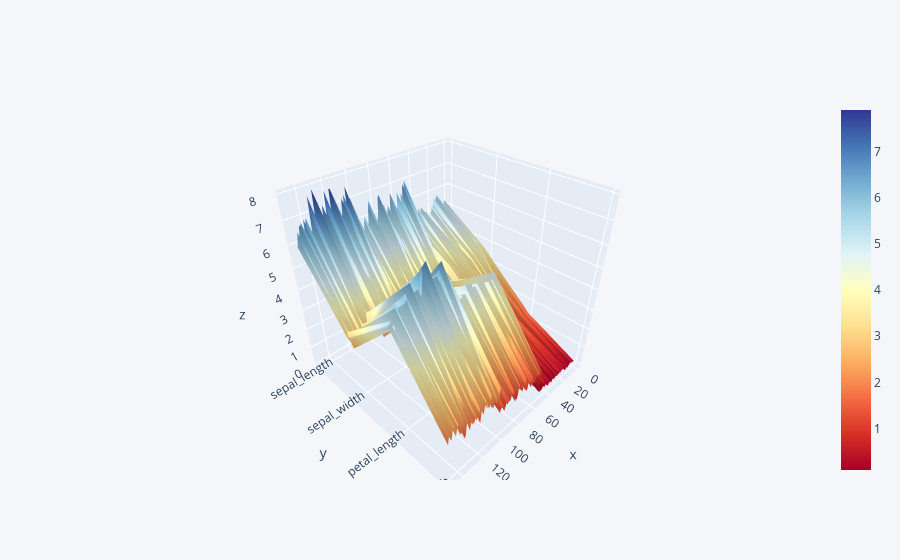

The code cell stored with this chart in its notebook:
### Code cell
#df1.iplot("surface",colorscale='rdylbu')

### Figure 1 — Plotly figure (JSON) as saved in the notebook; plotly's stock layout.template omitted (floating-point values rounded to 4 significant figures; data arrays with more than 128 entries replaced by an {"elided": "..."} marker saying what was removed)
{"data": [{"colorscale": [[0, "rgb(165,0,38)"], [0.1, "rgb(215,48,39)"], [0.2, "rgb(244,109,67)"], [0.3, "rgb(253,174,97)"], [0.4, "rgb(254,224,144)"], [0.5, "rgb(255,255,191)"], [0.6, "rgb(224,243,248)"], [0.7, "rgb(171,217,233)"], [0.8, "rgb(116,173,209)"], [0.9, "rgb(69,117,180)"], [1, "rgb(49,54,149)"]], "type": "surface", "x": {"elided": "150 int values"}, "y": ["sepal_length", "sepal_width", "petal_length", "petal_width"], "z": {"elided": "4x150 float values"}}], "layout": {"legend": {"bgcolor": "#F5F6F9", "font": {"color": "#4D5663"}}, "paper_bgcolor": "#F5F6F9", "plot_bgcolor": "#F5F6F9", "title": {"font": {"color": "#4D5663"}}, "xaxis": {"gridcolor": "#E1E5ED", "showgrid": true, "tickfont": {"color": "#4D5663"}, "title": {"font": {"color": "#4D5663"}, "text": ""}, "zerolinecolor": "#E1E5ED"}, "yaxis": {"gridcolor": "#E1E5ED", "showgrid": true, "tickfont": {"color": "#4D5663"}, "title": {"font": {"color": "#4D5663"}, "text": ""}, "zerolinecolor": "#E1E5ED"}}}
